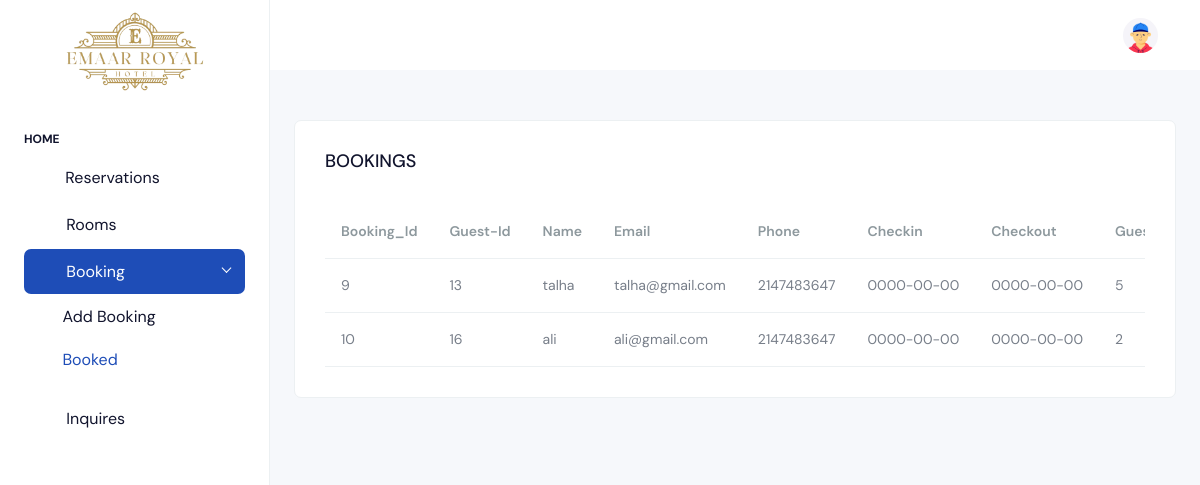
The page /Booking.php on the database its author committed.
### tables this page shows
CREATE TABLE `bookings` (
  `Booking_id` int(11) NOT NULL,
  `Guest_id` int(50) DEFAULT NULL,
  `Name` varchar(30) DEFAULT NULL,
  `Email` varchar(20) DEFAULT NULL,
  `Phone` varchar(20) DEFAULT NULL,
  `Room` varchar(20) DEFAULT NULL,
  `Room_No` int(20) DEFAULT NULL,
  `Checkin` date DEFAULT NULL,
  `Checkout` date DEFAULT NULL,
  `Guest` varchar(20) DEFAULT NULL,
  `Suite` varchar(20) DEFAULT NULL
);

### Booking.php (the view, shortened to what this page needs)
<?php
include('inc.connection.php');
$sql = "SELECT * FROM `bookings`";
$result = mysqli_query($conn, $sql);
?>
<!doctype html>
<html lang="en">
<head>
  <link rel="stylesheet" href="./assets/css/styles.min.css" />
</head>
<body>
  <div class="page-wrapper" id="main-wrapper" style="padding-top: 0 !important;"  data-layout="vertical" data-navbarbg="skin6" data-sidebartype="full"
    data-sidebar-position="fixed" data-header-position="fixed">
   <aside class="left-sidebar" style="margin-top: 0 !important; padding-top: 0 !important; top: 0 !important;">
        <div>
          <div class="brand-logo d-flex align-items-center justify-content-center">
            <a href="./admin-dash.php" class="text-nowrap logo-img">
              <img src="images/logo.png" alt="" />
            </a>
          </div>
        <nav class="sidebar-nav scroll-sidebar" data-simplebar="">
          <ul id="sidebarnav">
            <li class="nav-small-cap">
              <span class="hide-menu">Home</span>
            </li>
            <li class="sidebar-item">
              <a class="sidebar-link" href="./admin-dash.php" aria-expanded="false">
                <i class="ti ti-receipt"></i>
                <span class="hide-menu">Reservations</span>
              </a>
            </li>
            <li class="sidebar-item">
              <a class="sidebar-link justify-content-between" href="room_status.php" aria-expanded="false">
                <div class="d-flex align-items-center gap-3">
                  <span class="d-flex">
                    <i class="ti ti-key"></i>
                  </span>
                  <span class="hide-menu">Rooms</span>
                </div>
              </a>
            </li>
           <li class="sidebar-item">
  <a class="sidebar-link has-arrow justify-content-between" href="javascript:void(0)" aria-expanded="false">
    <div class="d-flex align-items-center gap-3">
      <span class="d-flex">
        <i class="ti ti-bookmark"></i>
      </span>
      <span class="hide-menu">Booking</span>
    </div>
  </a>
  <ul aria-expanded="false" class="collapse first-level">
    <li class="sidebar-item">
      <a href="add-booking.php" class="sidebar-link">
        <i class="ti ti-plus"></i>
        <span class="hide-menu">Add Booking</span>
      </a>
    </li>
    <li class="sidebar-item">
      <a href="Booking.php" class="sidebar-link">
        <i class="ti ti-check"></i>
        <span class="hide-menu">Booked</span>
      </a>
    </li>
  </ul>
</li>
            <li class="sidebar-item">
              <a class="sidebar-link justify-content-between" href="admin-inquiry.php" aria-expanded="false">
                <div class="d-flex align-items-center gap-3">
                  <span class="d-flex">
                    <i class="ti ti-help"></i>
                  </span>
                  <span class="hide-menu">Inquires</span>
                </div>
              </a>
            </li>
        </nav>
      </div>
    </aside>
    <div class="body-wrapper">
      <header class="app-header" >
        <nav class="navbar navbar-expand-lg navbar-light">
          <div class="navbar-collapse justify-content-end px-3" id="navbarNav" >
            <ul class="navbar-nav flex-row ms-auto align-items-center justify-content-end">
              <li class="nav-item dropdown">
                <a class="nav-link " href="javascript:void(0)" id="drop2" data-bs-toggle="dropdown"
                  aria-expanded="false">
                  <img src="./assets/images/profile/user-1.jpg" alt="" width="35" height="35" class="rounded-circle">
                </a>
              </li>
            </ul>
          </div>
        </nav>
      </header>
      <div class="body-wrapper-inner">
        <div class="container-fluid">
          <div class="row" style="margin-top: -60px;">
            <div class="col-12">
              <div class="card">
                <div class="card-body">
                  <div class="d-md-flex align-items-center">
                    <div>
                      <h4 class="card-title">BOOKINGS</h4>
                    </div>
                  </div>
                  <div class="table-responsive mt-4">
                    <table class="table mb-0 text-nowrap varient-table align-middle fs-3">
                      <thead>
                        <tr>
                        <tr>
                          <th scope="col" class="px-3 text-muted">Booking_Id</th>
                          <th scope="col" class="px-3 text-muted">Guest-Id</th>
                          <th scope="col" class="px-3 text-muted">Name</th>
                          <th scope="col" class="px-3 text-muted">Email</th>
                          <th scope="col" class="px-3 text-muted">Phone</th>
                          <th scope="col" class="px-3 text-muted">Checkin</th>
                          <th scope="col" class="px-3 text-muted">Checkout</th>
                          <th scope="col" class="px-3 text-muted">Guest</th>
                      </thead>
                      <tbody>
                         <?php $srno = 1;
            while ($row = mysqli_fetch_assoc($result)) { ?>
                        <tr>
                          <td class="px-3">
                            <div class="d-flex align-items-center">
                              <?php echo $row['Booking_id']; ?>
                            </div>
                          <td class="px-3">
                            <div class="d-flex align-items-center">
                              <?php echo $row['Guest_id']; ?>
                            </div>
                          </td>
                          <td class="px-3">
                            <div class="d-flex align-items-center">
                              <?php echo $row['Name']; ?>
                            </div>
                          </td>
                          <td class="px-3">
                            <div class="d-flex align-items-center">
                              <?php echo $row['Email']; ?>
                            </div>
                          </td>
                          <td class="px-3">
                            <div class="d-flex align-items-center">
                              <?php echo $row['Phone']; ?>
                            </div>
                          </td>
                          <td class="px-3">
                            <div class="d-flex align-items-center">
                              <?php echo $row['Checkin']; ?>
                            </div>
                          </td>
                          <td class="px-3">
                            <div class="d-flex align-items-center">
                              <?php echo $row['Checkout']; ?>
                            </div>
                          </td>
                          <td class="px-3">
                            <div class="d-flex align-items-center">
                              <?php echo $row['Guest']; ?>
                            </div>
                          </td>
                          <?php $srno++; } ?>
                      </tbody>
                    </table>
                  </div>
                </div>
              </div>
            </div>
          </div>
        </div>
      </div>
    </div>
  </div>
</body>
</html>

### Booking.php (style rules this page uses)
.app-header { margin-top: 0 !important; padding-top: 0 !important; position: relative; top: 0 !important; }
nav.navbar { margin-top: 0 !important; padding-top: 0 !important; }
.body-wrapper, #main-wrapper, .page-wrapper { margin-top: 0 !important; padding-top: 0 !important; }
.brand-logo img { width: 100%; height: 160px; margin-top: -26px; margin-bottom: -35px; }

### rows shown on the page
bookings: Booking_id "9", Guest "13", Name "talha", Email "talha@gmail.com", Phone "2147483647", Checkin "0000-00-00", Checkout "0000-00-00", Guest "5"
bookings: Booking_id "10", Guest "16", Name "ali", Email "ali@gmail.com", Phone "2147483647", Checkin "0000-00-00", Checkout "0000-00-00", Guest "2"
